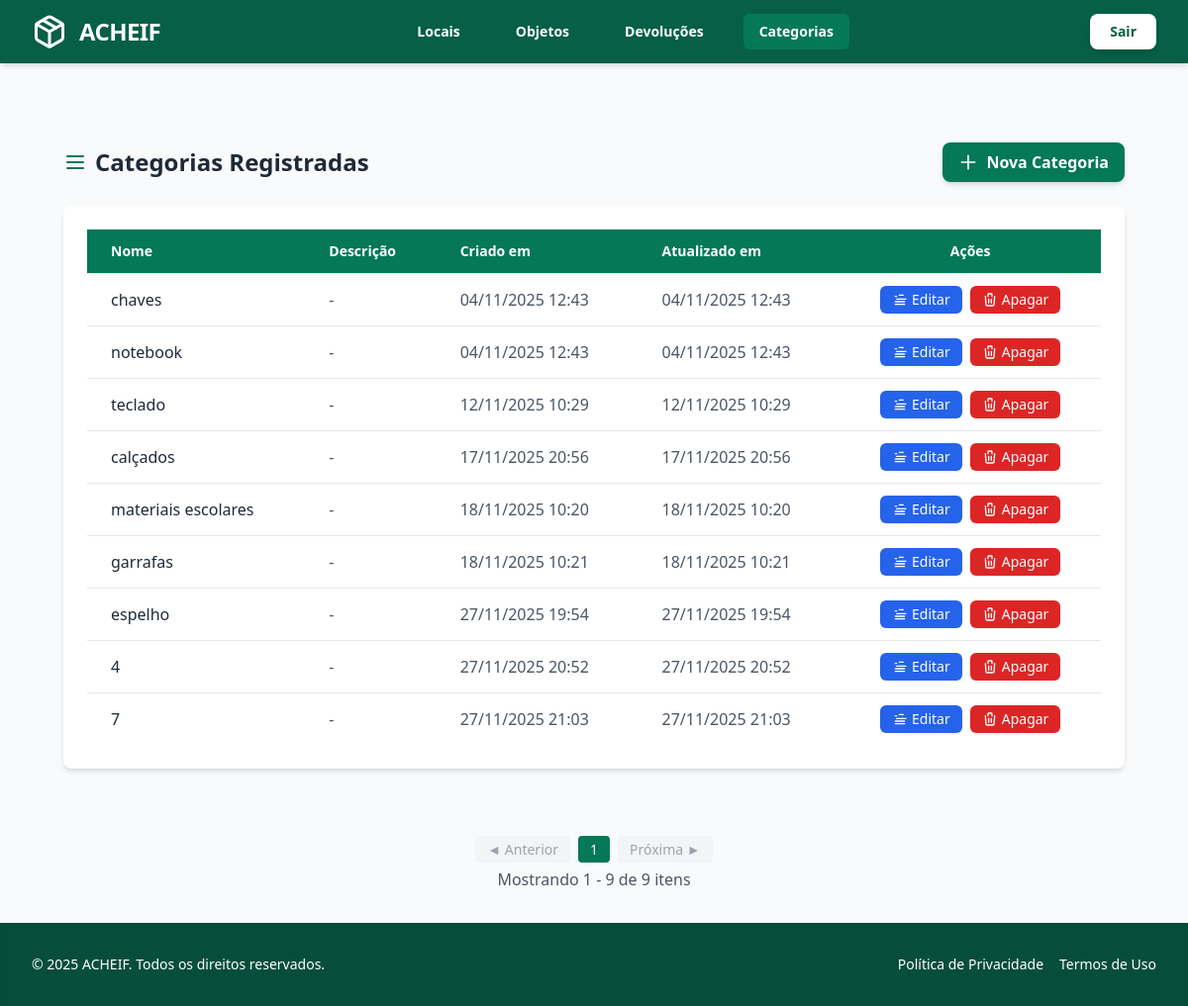
Page /categorias/ on the committed database.
### objetos/models.py (models this page shows, shortened)
class Categoria(models.Model):
    nome = models.CharField(max_length=50, unique=True)
    descricao = models.TextField(blank=True, null=True)
    criado_em = models.DateTimeField(auto_now_add=True)
    atualizado_em = models.DateTimeField(auto_now=True)

### objetos/views.py (the view)
# urls.py: path('categorias/', views.listar_categorias, name='listar_categorias'),
def listar_categorias(request):
    categorias = Categoria.objects.all()
    paginator = Paginator(categorias, 10)
    page_number = request.GET.get("page")
    page_obj = paginator.get_page(page_number)
    contexto = {
        "page_obj": page_obj,
        "categorias": page_obj.object_list,
    }
    return render(request, "objetos/categoria/listar_categorias.html", contexto)

### objetos/templates/objetos/categoria/listar_categorias.html (shortened to what this page needs)
{% extends 'base.html' %}
{% block active_categorias %}bg-emerald-700 text-white{% endblock %}
{% block content %}
<div class="max-w-7xl mx-auto px-4 sm:px-6 lg:px-8 py-12">
    <div class="flex justify-between items-center mb-6">
        <h1 class="text-2xl font-bold text-gray-800 flex items-center gap-2">
            <svg xmlns="http://www.w3.org/2000/svg" class="h-6 w-6 text-emerald-700" fill="none" viewBox="0 0 24 24" stroke="currentColor">
              <path stroke-linecap="round" stroke-linejoin="round" stroke-width="2" d="M4 6h16M4 12h16M4 18h16"/>
            </svg>
            Categorias Registradas
        </h1>
        <a href="{% url 'objetos:criar_categoria' %}"
           class="inline-flex items-center gap-2 bg-emerald-700 hover:bg-emerald-800 text-white px-4 py-2 rounded-lg shadow-md transition font-semibold">
           <svg xmlns="http://www.w3.org/2000/svg" class="h-5 w-5" fill="none" viewBox="0 0 24 24" stroke="currentColor">
             <path stroke-linecap="round" stroke-linejoin="round" stroke-width="2" d="M12 4v16m8-8H4"/>
           </svg>
           Nova Categoria
        </a>
    </div>
    <div class="bg-white rounded-lg shadow-md p-6 overflow-x-auto">
        <table class="min-w-full divide-y divide-gray-200">
            <thead class="bg-emerald-700 text-white">
                <tr>
                    <th class="py-3 px-6 text-left text-sm font-semibold">Nome</th>
                    <th class="py-3 px-6 text-left text-sm font-semibold">Descrição</th>
                    <th class="py-3 px-6 text-left text-sm font-semibold">Criado em</th>
                    <th class="py-3 px-6 text-left text-sm font-semibold">Atualizado em</th>
                    <th class="py-3 px-6 text-center text-sm font-semibold">Ações</th>
                </tr>
            </thead>
            <tbody class="bg-white divide-y divide-gray-200">
                {% for categoria in categorias %}
                <tr class="hover:bg-gray-50 transition">
                    <td class="py-3 px-6 text-gray-800">{{ categoria.nome }}</td>
                    <td class="py-3 px-6 text-gray-600">{{ categoria.descricao|default:"-" }}</td>
                    <td class="py-3 px-6 text-gray-600">{{ categoria.criado_em|date:"d/m/Y H:i" }}</td>
                    <td class="py-3 px-6 text-gray-600">{{ categoria.atualizado_em|date:"d/m/Y H:i" }}</td>
                    <td class="py-3 px-6 text-center flex justify-center gap-2">
                        <a href="{% url 'objetos:editar_categoria' categoria.pk %}"
                           class="flex items-center gap-1 bg-blue-600 hover:bg-blue-700 text-white px-3 py-1 rounded-md shadow-sm transition text-sm"
                           title="Editar">
                            <svg xmlns="http://www.w3.org/2000/svg" class="h-4 w-4" fill="none" viewBox="0 0 24 24" stroke="currentColor">
                              <path stroke-linecap="round" stroke-linejoin="round" stroke-width="2" d="M11 5h6M5 7h2m0 4h14M5 15h14M5 19h14" />
                            </svg>
                            Editar
                        </a>
                        <form method="post" action="{% url 'objetos:apagar_categoria' categoria.pk %}" class="inline">
                            <button type="submit"
                                    class="flex items-center gap-1 bg-red-600 hover:bg-red-700 text-white px-3 py-1 rounded-md shadow-sm transition text-sm"
                                    title="Apagar"
                                    onclick="return confirm('Tem certeza que deseja apagar essa categoria?');">
                                <svg xmlns="http://www.w3.org/2000/svg" class="h-4 w-4" fill="none" viewBox="0 0 24 24" stroke="currentColor">
                                  <path stroke-linecap="round" stroke-linejoin="round" stroke-width="2" d="M19 7l-.867 12.142A2 2 0 0 1 16.138 21H7.862a2 2 0 0 1-1.995-1.858L5 7m5 4v6m4-6v6m1-10V4a1 1 0 0 0-1-1h-4a1 1 0 0 0-1 1v3" />
                                </svg>
                                Apagar
                            </button>
                        </form>
                    </td>
                </tr>
                {% empty %}
                <tr>
                    <td colspan="5" class="py-4 text-center text-gray-500">Nenhuma categoria registrada.</td>
                </tr>
                {% endfor %}
            </tbody>
        </table>
    </div>
</div>
    {% include "includes/pagination.html" with page_obj=page_obj categoria_id=categoria_id local_achado=local_achado %}
{% endblock %}

### objetos/templates/objetos/static/style.css (style rules this page uses)
body { font-family: system-ui, -apple-system, BlinkMacSystemFont, "Segoe UI", Roboto, sans-serif; background-color: #f9fafb; }

### rows in the picture
Categoria: nome "chaves", descricao "-", criado_em "04/11/2025 12:43", atualizado_em "04/11/2025 12:43"
Categoria: nome "notebook", descricao "-", criado_em "04/11/2025 12:43", atualizado_em "04/11/2025 12:43"
Categoria: nome "teclado", descricao "-", criado_em "12/11/2025 10:29", atualizado_em "12/11/2025 10:29"
Categoria: nome "calçados", descricao "-", criado_em "17/11/2025 20:56", atualizado_em "17/11/2025 20:56"
Categoria: nome "materiais escolares", descricao "-", criado_em "18/11/2025 10:20", atualizado_em "18/11/2025 10:20"
Categoria: nome "garrafas", descricao "-", criado_em "18/11/2025 10:21", atualizado_em "18/11/2025 10:21"
Categoria: nome "espelho", descricao "-", criado_em "27/11/2025 19:54", atualizado_em "27/11/2025 19:54"
Categoria: nome "4", descricao "-", criado_em "27/11/2025 20:52", atualizado_em "27/11/2025 20:52"
Categoria: nome "7", descricao "-", criado_em "27/11/2025 21:03", atualizado_em "27/11/2025 21:03"

### other values in the picture
{{ num }} "1"
{{ page_obj.start_index }} "1"
{{ page_obj.end_index }} "9"
{{ page_obj.paginator.count }} "9"
